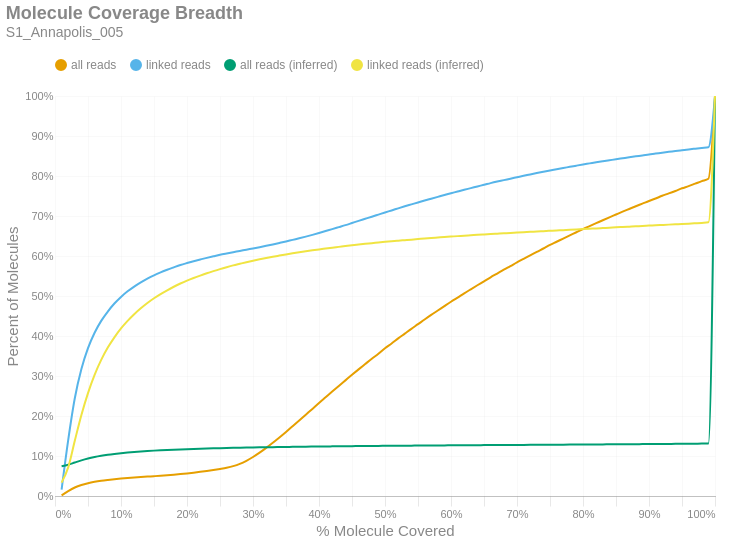

The code cell stored with this chart in its notebook:
### Markdown cell above
### Molecule Read Coverage
This chart shows molecule coverage breadth as computed by the number of bases aligned to that molecule. In other words, "*how much of each unique long molecule is actually sequenced/aligned?*" Keep in mind there is a distinction between sequences and alignments, since some sequences belonging to a particular molecule may not align well and wouldn't appear in the alignment data. This chart also shows molecule coverage breadth as computed by the *inferred fragment* from which the aligned sequences originate. Unlike read coverage, this calculation takes into account the total insert size, including unsequenced gaps between the forward and reverse reads. Like the previous figures, these are cumulative percents.

### Code cell
if SKIPLR:
    print_html(f"Skipped")
else:
    binned_df = consolidated_hist(valids['coverage_bp'], mask, 0.01, True)
    binned_df_inf = consolidated_hist(valids['coverage_inserts'], mask, 0.01, True)
    binned_df = binned_df.with_columns(pl.lit(binned_df_inf['all reads (cumsum)']).alias('all reads (inferred)'))
    binned_df = binned_df.with_columns(pl.lit(binned_df_inf['linked reads (cumsum)']).alias('linked reads (inferred)'))
    binned_df = binned_df.with_columns(
        (pl.col('bin').cast(pl.Float64) + 0.01).alias('right_edge')
    )

    with SafeRender(binned_df):
        (
            density_plot(binned_df, 'Molecule Coverage Breadth', samplename, 'molcov', ['all reads (inferred)','linked reads (inferred)'])
            .encode(
                #x=alt.X('bin:Q', title="% Molecule Covered").axis(format = '%').scale(padding=0),
                x=alt.X('right_edge:Q', title="% Molecule Covered").axis(format='%').scale(padding=0),
                y=alt.Y('value:Q', title='Percent of Molecules')
                    .axis(format='%')
                    .stack(False)
                    .scale(domainMin=0, padding=0),
                color=alt.Color("key:N").scale(domain = ["all reads", "linked reads", "all reads (inferred)", "linked reads (inferred)"]),
                tooltip = [
                    alt.Tooltip("key:N", title = "Data Type"),
                    alt.Tooltip("range_label:N", title="% Molecule Covered"),
                    alt.Tooltip("value:Q", format = ".2%", title="% Molecules")
                ]
            )
        ).display()

### Figure 1 — Vega-Lite specification as saved in the notebook (floating-point values rounded to 4 significant figures)
{"width": "container", "height": 400, "config": {"title": {"anchor": "start", "dy": -15, "fontSize": 18, "color": "#888888", "subtitleColor": "#888888", "subtitleFontSize": 14}, "arc": {"fill": "#0072B2"}, "axis": {"domainColor": "#888888", "domainWidth": 0.5, "gridWidth": 0.2, "grid": false, "titleFontWeight": 400, "titleFontSize": 15, "labelFontSize": 11, "labelColor": "#888888", "tickColor": "#888888", "tickWidth": 0.2, "titleColor": "#888888"}, "axisBand": {"grid": false}, "axisX": {"grid": true, "tickSize": 10, "domainCap": "round"}, "axisY": {"domain": false, "grid": true, "tickSize": 0, "domainCap": "round"}, "background": "transparent", "header": {"labelFontSize": 15, "labelColor": "#888888", "titleFontSize": 15, "titleFontWeight": 600, "titleColor": "#888888"}, "legend": {"labelFont": "sans-serif", "labelFontSize": 12, "labelColor": "#888888", "symbolSize": 100, "symbolType": "circle", "titleFontSize": 12, "titlePadding": 10, "titleColor": "#888888", "title": null, "orient": "top"}, "range": {"category": ["#E69F00", "#56B4E9", "#009E73", "#F0E442", "#0072B2", "#D55E00", "#CC79A7", "#000000"], "diverging": ["#cfe8f3", "#a2d4ec", "#73bfe2", "#46abdb", "#1696d2", "#12719e"]}, "area": {"fill": "#0072B2", "fillOpacity": 0.7, "line": true, "strokeOpacity": 0.7}, "line": {"color": "#0072B2", "stroke": "#0072B2", "strokeWidth": 2}, "trail": {"color": "#0072B2", "stroke": "#0072B2", "strokeWidth": 0, "size": 1}, "point": {"filled": true, "fillOpacity": 1.0, "size": 95}, "text": {"color": "#888888", "fontSize": 11, "align": "right", "fontWeight": 400, "size": 11}, "bar": {"fill": "#0072B2", "stroke": null}, "view": {"stroke": null, "continuousWidth": 660, "continuousHeight": 400}}, "data": {"name": "data-d29f66b1b6d5fde507b15461e43063cf"}, "mark": {"type": "line", "interpolate": "monotone", "point": {"opacity": 0, "size": 275}}, "encoding": {"color": {"field": "key", "scale": {"domain": ["all reads", "linked reads", "all reads (inferred)", "linked reads (inferred)"]}, "type": "nominal"}, "tooltip": [{"field": "key", "title": "Data Type", "type": "nominal"}, {"field": "range_label", "title": "% Molecule Covered", "type": "nominal"}, {"field": "value", "format": ".2%", "title": "% Molecules", "type": "quantitative"}], "x": {"axis": {"format": "%"}, "field": "right_edge", "scale": {"padding": 0}, "title": "% Molecule Covered", "type": "quantitative"}, "y": {"axis": {"format": "%"}, "field": "value", "scale": {"domainMin": 0, "padding": 0}, "stack": false, "title": "Percent of Molecules", "type": "quantitative"}}, "params": [{"name": "param_c36ac31b6afebe62", "select": {"type": "point", "fields": ["key"]}, "bind": "legend"}], "title": {"text": "Molecule Coverage Breadth", "subtitle": "S1_Annapolis_005"}, "transform": [{"fold": ["all reads (cumsum)", "linked reads (cumsum)", "all reads (inferred)", "linked reads (inferred)"]}, {"calculate": "replace(datum.key, ' (cumsum)', '')", "as": "key"}, {"filter": {"param": "param_c36ac31b6afebe62"}}], "usermeta": {"embedOptions": {"downloadFileName": "S1_Annapolis_005.molcov"}}, "$schema": "https://vega.github.io/schema/vega-lite/v6.1.0.json", "datasets": {"data-d29f66b1b6d5fde507b15461e43063cf": [{"bin": "0.0", "interval": "0.0-0.01", "all reads": 0.001619, "linked reads": 0.01605, "all reads (cumsum)": 0.001619, "linked reads (cumsum)": 0.01605, "range_label": "0.0-0.01", "all reads (inferred)": 0.07459, "linked reads (inferred)": 0.0334, "right_edge": 0.01}, {"bin": "0.01", "interval": "0.01-0.02", "all reads": 0.01061, "linked reads": 0.1236, "all reads (cumsum)": 0.01223, "linked reads (cumsum)": 0.1396, "range_label": "0.01-0.02", "all reads (inferred)": 0.07801, "linked reads (inferred)": 0.07158, "right_edge": 0.02}, {"bin": "0.02", "interval": "0.02-0.03", "all reads": 0.008942, "linked reads": 0.1046, "all reads (cumsum)": 0.02117, "linked reads (cumsum)": 0.2442, "range_label": "0.02-0.03", "all reads (inferred)": 0.08366, "linked reads (inferred)": 0.1382, "right_edge": 0.03}, {"bin": "0.03", "interval": "0.03-0.04", "all reads": 0.006316, "linked reads": 0.07304, "all reads (cumsum)": 0.02748, "linked reads (cumsum)": 0.3173, "range_label": "0.03-0.04", "all reads (inferred)": 0.08906, "linked reads (inferred)": 0.2026, "right_edge": 0.04}, {"bin": "0.04", "interval": "0.04-0.05", "all reads": 0.004518, "linked reads": 0.05219, "all reads (cumsum)": 0.032, "linked reads (cumsum)": 0.3695, "range_label": "0.04-0.05", "all reads (inferred)": 0.09367, "linked reads (inferred)": 0.2573, "right_edge": 0.05}, {"bin": "0.05", "interval": "0.05-0.06", "all reads": 0.003401, "linked reads": 0.03853, "all reads (cumsum)": 0.0354, "linked reads (cumsum)": 0.408, "range_label": "0.05-0.06", "all reads (inferred)": 0.09745, "linked reads (inferred)": 0.3027, "right_edge": 0.06}, {"bin": "0.06", "interval": "0.06-0.07", "all reads": 0.002657, "linked reads": 0.02985, "all reads (cumsum)": 0.03806, "linked reads (cumsum)": 0.4379, "range_label": "0.06-0.07", "all reads (inferred)": 0.1006, "linked reads (inferred)": 0.3402, "right_edge": 0.07}, {"bin": "0.07", "interval": "0.07-0.08", "all reads": 0.002107, "linked reads": 0.02329, "all reads (cumsum)": 0.04017, "linked reads (cumsum)": 0.4611, "range_label": "0.07-0.08", "all reads (inferred)": 0.1031, "linked reads (inferred)": 0.3709, "right_edge": 0.08}, {"bin": "0.08", "interval": "0.08-0.09", "all reads": 0.001849, "linked reads": 0.02, "all reads (cumsum)": 0.04202, "linked reads (cumsum)": 0.4812, "range_label": "0.08-0.09", "all reads (inferred)": 0.1053, "linked reads (inferred)": 0.3966, "right_edge": 0.09}, {"bin": "0.09", "interval": "0.09-0.1", "all reads": 0.001582, "linked reads": 0.01637, "all reads (cumsum)": 0.0436, "linked reads (cumsum)": 0.4975, "range_label": "0.09-0.1", "all reads (inferred)": 0.1071, "linked reads (inferred)": 0.4189, "right_edge": 0.1}, {"bin": "0.1", "interval": "0.1-0.11", "all reads": 0.001419, "linked reads": 0.01416, "all reads (cumsum)": 0.04502, "linked reads (cumsum)": 0.5117, "range_label": "0.1-0.11", "all reads (inferred)": 0.1087, "linked reads (inferred)": 0.4378, "right_edge": 0.11}, {"bin": "0.11", "interval": "0.11-0.12", "all reads": 0.001236, "linked reads": 0.01194, "all reads (cumsum)": 0.04625, "linked reads (cumsum)": 0.5236, "range_label": "0.11-0.12", "all reads (inferred)": 0.1101, "linked reads (inferred)": 0.4544, "right_edge": 0.12}, {"bin": "0.12", "interval": "0.12-0.13", "all reads": 0.001143, "linked reads": 0.01058, "all reads (cumsum)": 0.0474, "linked reads (cumsum)": 0.5342, "range_label": "0.12-0.13", "all reads (inferred)": 0.1113, "linked reads (inferred)": 0.4692, "right_edge": 0.13}, {"bin": "0.13", "interval": "0.13-0.14", "all reads": 0.00109, "linked reads": 0.00929, "all reads (cumsum)": 0.04849, "linked reads (cumsum)": 0.5435, "range_label": "0.13-0.14", "all reads (inferred)": 0.1124, "linked reads (inferred)": 0.4824, "right_edge": 0.14}, {"bin": "0.14", "interval": "0.14-0.15", "all reads": 0.001059, "linked reads": 0.008311, "all reads (cumsum)": 0.04955, "linked reads (cumsum)": 0.5518, "range_label": "0.14-0.15", "all reads (inferred)": 0.1134, "linked reads (inferred)": 0.4944, "right_edge": 0.15}, {"bin": "0.15", "interval": "0.15-0.16", "all reads": 0.001108, "linked reads": 0.007325, "all reads (cumsum)": 0.05065, "linked reads (cumsum)": 0.5591, "range_label": "0.15-0.16", "all reads (inferred)": 0.1143, "linked reads (inferred)": 0.5049, "right_edge": 0.16}, {"bin": "0.16", "interval": "0.16-0.17", "all reads": 0.00124, "linked reads": 0.0066, "all reads (cumsum)": 0.05189, "linked reads (cumsum)": 0.5657, "range_label": "0.16-0.17", "all reads (inferred)": 0.1151, "linked reads (inferred)": 0.5143, "right_edge": 0.17}, {"bin": "0.17", "interval": "0.17-0.18", "all reads": 0.001397, "linked reads": 0.005971, "all reads (cumsum)": 0.05329, "linked reads (cumsum)": 0.5717, "range_label": "0.17-0.18", "all reads (inferred)": 0.1158, "linked reads (inferred)": 0.5231, "right_edge": 0.18}, {"bin": "0.18", "interval": "0.18-0.19", "all reads": 0.001563, "linked reads": 0.005731, "all reads (cumsum)": 0.05485, "linked reads (cumsum)": 0.5774, "range_label": "0.18-0.19", "all reads (inferred)": 0.1165, "linked reads (inferred)": 0.5312, "right_edge": 0.19}, {"bin": "0.19", "interval": "0.19-0.2", "all reads": 0.001686, "linked reads": 0.004963, "all reads (cumsum)": 0.05654, "linked reads (cumsum)": 0.5824, "range_label": "0.19-0.2", "all reads (inferred)": 0.1171, "linked reads (inferred)": 0.5386, "right_edge": 0.2}, {"bin": "0.2", "interval": "0.2-0.21", "all reads": 0.001845, "linked reads": 0.004699, "all reads (cumsum)": 0.05838, "linked reads (cumsum)": 0.5871, "range_label": "0.2-0.21", "all reads (inferred)": 0.1177, "linked reads (inferred)": 0.5451, "right_edge": 0.21}, {"bin": "0.21", "interval": "0.21-0.22", "all reads": 0.002019, "linked reads": 0.004174, "all reads (cumsum)": 0.0604, "linked reads (cumsum)": 0.5913, "range_label": "0.21-0.22", "all reads (inferred)": 0.1182, "linked reads (inferred)": 0.5511, "right_edge": 0.22}, {"bin": "0.22", "interval": "0.22-0.23", "all reads": 0.002165, "linked reads": 0.00411, "all reads (cumsum)": 0.06257, "linked reads (cumsum)": 0.5954, "range_label": "0.22-0.23", "all reads (inferred)": 0.1187, "linked reads (inferred)": 0.5568, "right_edge": 0.23}, {"bin": "0.23", "interval": "0.23-0.24", "all reads": 0.002417, "linked reads": 0.003875, "all reads (cumsum)": 0.06498, "linked reads (cumsum)": 0.5992, "range_label": "0.23-0.24", "all reads (inferred)": 0.1191, "linked reads (inferred)": 0.5622, "right_edge": 0.24}, {"bin": "0.24", "interval": "0.24-0.25", "all reads": 0.002685, "linked reads": 0.003787, "all reads (cumsum)": 0.06767, "linked reads (cumsum)": 0.603, "range_label": "0.24-0.25", "all reads (inferred)": 0.1195, "linked reads (inferred)": 0.5673, "right_edge": 0.25}, {"bin": "0.25", "interval": "0.25-0.26", "all reads": 0.002982, "linked reads": 0.003321, "all reads (cumsum)": 0.07065, "linked reads (cumsum)": 0.6064, "range_label": "0.25-0.26", "all reads (inferred)": 0.1199, "linked reads (inferred)": 0.572, "right_edge": 0.26}, {"bin": "0.26", "interval": "0.26-0.27", "all reads": 0.003962, "linked reads": 0.00318, "all reads (cumsum)": 0.07461, "linked reads (cumsum)": 0.6095, "range_label": "0.26-0.27", "all reads (inferred)": 0.1203, "linked reads (inferred)": 0.5765, "right_edge": 0.27}, {"bin": "0.27", "interval": "0.27-0.28", "all reads": 0.005644, "linked reads": 0.003067, "all reads (cumsum)": 0.08026, "linked reads (cumsum)": 0.6126, "range_label": "0.27-0.28", "all reads (inferred)": 0.1207, "linked reads (inferred)": 0.5805, "right_edge": 0.28}, {"bin": "0.28", "interval": "0.28-0.29", "all reads": 0.007729, "linked reads": 0.003196, "all reads (cumsum)": 0.08799, "linked reads (cumsum)": 0.6158, "range_label": "0.28-0.29", "all reads (inferred)": 0.121, "linked reads (inferred)": 0.5845, "right_edge": 0.29}, {"bin": "0.29", "interval": "0.29-0.3", "all reads": 0.009506, "linked reads": 0.003049, "all reads (cumsum)": 0.09749, "linked reads (cumsum)": 0.6188, "range_label": "0.29-0.3", "all reads (inferred)": 0.1213, "linked reads (inferred)": 0.5882, "right_edge": 0.3}, {"bin": "0.3", "interval": "0.3-0.31", "all reads": 0.01078, "linked reads": 0.003204, "all reads (cumsum)": 0.1083, "linked reads (cumsum)": 0.6221, "range_label": "0.3-0.31", "all reads (inferred)": 0.1216, "linked reads (inferred)": 0.5917, "right_edge": 0.31}, {"bin": "0.31", "interval": "0.31-0.32", "all reads": 0.012, "linked reads": 0.003356, "all reads (cumsum)": 0.1203, "linked reads (cumsum)": 0.6254, "range_label": "0.31-0.32", "all reads (inferred)": 0.1219, "linked reads (inferred)": 0.595, "right_edge": 0.32}, {"bin": "0.32", "interval": "0.32-0.33", "all reads": 0.01283, "linked reads": 0.003517, "all reads (cumsum)": 0.1331, "linked reads (cumsum)": 0.6289, "range_label": "0.32-0.33", "all reads (inferred)": 0.1221, "linked reads (inferred)": 0.5981, "right_edge": 0.33}, {"bin": "0.33", "interval": "0.33-0.34", "all reads": 0.01335, "linked reads": 0.003621, "all reads (cumsum)": 0.1465, "linked reads (cumsum)": 0.6325, "range_label": "0.33-0.34", "all reads (inferred)": 0.1224, "linked reads (inferred)": 0.601, "right_edge": 0.34}, {"bin": "0.34", "interval": "0.34-0.35", "all reads": 0.01381, "linked reads": 0.003744, "all reads (cumsum)": 0.1603, "linked reads (cumsum)": 0.6363, "range_label": "0.34-0.35", "all reads (inferred)": 0.1226, "linked reads (inferred)": 0.6039, "right_edge": 0.35}, {"bin": "0.35", "interval": "0.35-0.36", "all reads": 0.01415, "linked reads": 0.004035, "all reads (cumsum)": 0.1744, "linked reads (cumsum)": 0.6403, "range_label": "0.35-0.36", "all reads (inferred)": 0.1229, "linked reads (inferred)": 0.6067, "right_edge": 0.36}, {"bin": "0.36", "interval": "0.36-0.37", "all reads": 0.01429, "linked reads": 0.003902, "all reads (cumsum)": 0.1887, "linked reads (cumsum)": 0.6442, "range_label": "0.36-0.37", "all reads (inferred)": 0.1231, "linked reads (inferred)": 0.6093, "right_edge": 0.37}, {"bin": "0.37", "interval": "0.37-0.38", "all reads": 0.01453, "linked reads": 0.004166, "all reads (cumsum)": 0.2032, "linked reads (cumsum)": 0.6484, "range_label": "0.37-0.38", "all reads (inferred)": 0.1233, "linked reads (inferred)": 0.6119, "right_edge": 0.38}, {"bin": "0.38", "interval": "0.38-0.39", "all reads": 0.01447, "linked reads": 0.004426, "all reads (cumsum)": 0.2177, "linked reads (cumsum)": 0.6528, "range_label": "0.38-0.39", "all reads (inferred)": 0.1235, "linked reads (inferred)": 0.6143, "right_edge": 0.39}, {"bin": "0.39", "interval": "0.39-0.4", "all reads": 0.0147, "linked reads": 0.004629, "all reads (cumsum)": 0.2324, "linked reads (cumsum)": 0.6574, "range_label": "0.39-0.4", "all reads (inferred)": 0.1237, "linked reads (inferred)": 0.6165, "right_edge": 0.4}, {"bin": "0.4", "interval": "0.4-0.41", "all reads": 0.01428, "linked reads": 0.004872, "all reads (cumsum)": 0.2467, "linked reads (cumsum)": 0.6623, "range_label": "0.4-0.41", "all reads (inferred)": 0.1239, "linked reads (inferred)": 0.6187, "right_edge": 0.41}, {"bin": "0.41", "interval": "0.41-0.42", "all reads": 0.0143, "linked reads": 0.004838, "all reads (cumsum)": 0.261, "linked reads (cumsum)": 0.6672, "range_label": "0.41-0.42", "all reads (inferred)": 0.1241, "linked reads (inferred)": 0.6208, "right_edge": 0.42}, {"bin": "0.42", "interval": "0.42-0.43", "all reads": 0.01411, "linked reads": 0.004985, "all reads (cumsum)": 0.2751, "linked reads (cumsum)": 0.6721, "range_label": "0.42-0.43", "all reads (inferred)": 0.1243, "linked reads (inferred)": 0.6228, "right_edge": 0.43}, {"bin": "0.43", "interval": "0.43-0.44", "all reads": 0.01396, "linked reads": 0.004985, "all reads (cumsum)": 0.2891, "linked reads (cumsum)": 0.6771, "range_label": "0.43-0.44", "all reads (inferred)": 0.1245, "linked reads (inferred)": 0.6249, "right_edge": 0.44}, {"bin": "0.44", "interval": "0.44-0.45", "all reads": 0.01394, "linked reads": 0.005359, "all reads (cumsum)": 0.303, "linked reads (cumsum)": 0.6825, "range_label": "0.44-0.45", "all reads (inferred)": 0.1246, "linked reads (inferred)": 0.6268, "right_edge": 0.45}, {"bin": "0.45", "interval": "0.45-0.46", "all reads": 0.01356, "linked reads": 0.005423, "all reads (cumsum)": 0.3166, "linked reads (cumsum)": 0.6879, "range_label": "0.45-0.46", "all reads (inferred)": 0.1248, "linked reads (inferred)": 0.6286, "right_edge": 0.46}, {"bin": "0.46", "interval": "0.46-0.47", "all reads": 0.01332, "linked reads": 0.00515, "all reads (cumsum)": 0.3299, "linked reads (cumsum)": 0.6931, "range_label": "0.46-0.47", "all reads (inferred)": 0.125, "linked reads (inferred)": 0.6304, "right_edge": 0.47}, {"bin": "0.47", "interval": "0.47-0.48", "all reads": 0.01328, "linked reads": 0.005161, "all reads (cumsum)": 0.3431, "linked reads (cumsum)": 0.6982, "range_label": "0.47-0.48", "all reads (inferred)": 0.1251, "linked reads (inferred)": 0.632, "right_edge": 0.48}, {"bin": "0.48", "interval": "0.48-0.49", "all reads": 0.01255, "linked reads": 0.00533, "all reads (cumsum)": 0.3557, "linked reads (cumsum)": 0.7035, "range_label": "0.48-0.49", "all reads (inferred)": 0.1253, "linked reads (inferred)": 0.6337, "right_edge": 0.49}, {"bin": "0.49", "interval": "0.49-0.5", "all reads": 0.01378, "linked reads": 0.005335, "all reads (cumsum)": 0.3695, "linked reads (cumsum)": 0.7089, "range_label": "0.49-0.5", "all reads (inferred)": 0.1254, "linked reads (inferred)": 0.6353, "right_edge": 0.5}, {"bin": "0.5", "interval": "0.5-0.51", "all reads": 0.01164, "linked reads": 0.005025, "all reads (cumsum)": 0.3811, "linked reads (cumsum)": 0.7139, "range_label": "0.5-0.51", "all reads (inferred)": 0.1255, "linked reads (inferred)": 0.6369, "right_edge": 0.51}, {"bin": "0.51", "interval": "0.51-0.52", "all reads": 0.01282, "linked reads": 0.005244, "all reads (cumsum)": 0.3939, "linked reads (cumsum)": 0.7192, "range_label": "0.51-0.52", "all reads (inferred)": 0.1257, "linked reads (inferred)": 0.6382, "right_edge": 0.52}, {"bin": "0.52", "interval": "0.52-0.53", "all reads": 0.012, "linked reads": 0.005097, "all reads (cumsum)": 0.4059, "linked reads (cumsum)": 0.7242, "range_label": "0.52-0.53", "all reads (inferred)": 0.1258, "linked reads (inferred)": 0.6395, "right_edge": 0.53}, {"bin": "0.53", "interval": "0.53-0.54", "all reads": 0.012, "linked reads": 0.004843, "all reads (cumsum)": 0.418, "linked reads (cumsum)": 0.7291, "range_label": "0.53-0.54", "all reads (inferred)": 0.1259, "linked reads (inferred)": 0.6409, "right_edge": 0.54}, {"bin": "0.54", "interval": "0.54-0.55", "all reads": 0.01159, "linked reads": 0.004856, "all reads (cumsum)": 0.4295, "linked reads (cumsum)": 0.7339, "range_label": "0.54-0.55", "all reads (inferred)": 0.1261, "linked reads (inferred)": 0.6423, "right_edge": 0.55}, {"bin": "0.55", "interval": "0.55-0.56", "all reads": 0.0118, "linked reads": 0.0048, "all reads (cumsum)": 0.4413, "linked reads (cumsum)": 0.7387, "range_label": "0.55-0.56", "all reads (inferred)": 0.1262, "linked reads (inferred)": 0.6437, "right_edge": 0.56}, {"bin": "0.56", "interval": "0.56-0.57", "all reads": 0.01138, "linked reads": 0.004565, "all reads (cumsum)": 0.4527, "linked reads (cumsum)": 0.7433, "range_label": "0.56-0.57", "all reads (inferred)": 0.1263, "linked reads (inferred)": 0.645, "right_edge": 0.57}, {"bin": "0.57", "interval": "0.57-0.58", "all reads": 0.011, "linked reads": 0.004551, "all reads (cumsum)": 0.4637, "linked reads (cumsum)": 0.7479, "range_label": "0.57-0.58", "all reads (inferred)": 0.1264, "linked reads (inferred)": 0.6462, "right_edge": 0.58}, {"bin": "0.58", "interval": "0.58-0.59", "all reads": 0.01108, "linked reads": 0.004541, "all reads (cumsum)": 0.4748, "linked reads (cumsum)": 0.7524, "range_label": "0.58-0.59", "all reads (inferred)": 0.1265, "linked reads (inferred)": 0.6475, "right_edge": 0.59}, {"bin": "0.59", "interval": "0.59-0.6", "all reads": 0.01089, "linked reads": 0.00437, "all reads (cumsum)": 0.4857, "linked reads (cumsum)": 0.7568, "range_label": "0.59-0.6", "all reads (inferred)": 0.1267, "linked reads (inferred)": 0.6486, "right_edge": 0.6}, {"bin": "0.6", "interval": "0.6-0.61", "all reads": 0.01033, "linked reads": 0.004458, "all reads (cumsum)": 0.496, "linked reads (cumsum)": 0.7612, "range_label": "0.6-0.61", "all reads (inferred)": 0.1268, "linked reads (inferred)": 0.6497, "right_edge": 0.61}, {"bin": "0.61", "interval": "0.61-0.62", "all reads": 0.01058, "linked reads": 0.00437, "all reads (cumsum)": 0.5066, "linked reads (cumsum)": 0.7656, "range_label": "0.61-0.62", "all reads (inferred)": 0.1269, "linked reads (inferred)": 0.6509, "right_edge": 0.62}, {"bin": "0.62", "interval": "0.62-0.63", "all reads": 0.01019, "linked reads": 0.004086, "all reads (cumsum)": 0.5168, "linked reads (cumsum)": 0.7697, "range_label": "0.62-0.63", "all reads (inferred)": 0.127, "linked reads (inferred)": 0.6519, "right_edge": 0.63}, {"bin": "0.63", "interval": "0.63-0.64", "all reads": 0.01007, "linked reads": 0.004228, "all reads (cumsum)": 0.5269, "linked reads (cumsum)": 0.7739, "range_label": "0.63-0.64", "all reads (inferred)": 0.1271, "linked reads (inferred)": 0.653, "right_edge": 0.64}, {"bin": "0.64", "interval": "0.64-0.65", "all reads": 0.009825, "linked reads": 0.004067, "all reads (cumsum)": 0.5367, "linked reads (cumsum)": 0.778, "range_label": "0.64-0.65", "all reads (inferred)": 0.1272, "linked reads (inferred)": 0.654, "right_edge": 0.65}, {"bin": "0.65", "interval": "0.65-0.66", "all reads": 0.0101, "linked reads": 0.004249, "all reads (cumsum)": 0.5468, "linked reads (cumsum)": 0.7822, "range_label": "0.65-0.66", "all reads (inferred)": 0.1273, "linked reads (inferred)": 0.655, "right_edge": 0.66}, {"bin": "0.66", "interval": "0.66-0.67", "all reads": 0.009375, "linked reads": 0.003867, "all reads (cumsum)": 0.5562, "linked reads (cumsum)": 0.7861, "range_label": "0.66-0.67", "all reads (inferred)": 0.1274, "linked reads (inferred)": 0.6559, "right_edge": 0.67}, {"bin": "0.67", "interval": "0.67-0.68", "all reads": 0.009507, "linked reads": 0.003557, "all reads (cumsum)": 0.5657, "linked reads (cumsum)": 0.7897, "range_label": "0.67-0.68", "all reads (inferred)": 0.1275, "linked reads (inferred)": 0.6568, "right_edge": 0.68}, {"bin": "0.68", "interval": "0.68-0.69", "all reads": 0.009089, "linked reads": 0.003704, "all reads (cumsum)": 0.5747, "linked reads (cumsum)": 0.7934, "range_label": "0.68-0.69", "all reads (inferred)": 0.1276, "linked reads (inferred)": 0.6577, "right_edge": 0.69}, {"bin": "0.69", "interval": "0.69-0.7", "all reads": 0.009263, "linked reads": 0.003551, "all reads (cumsum)": 0.584, "linked reads (cumsum)": 0.7969, "range_label": "0.69-0.7", "all reads (inferred)": 0.1277, "linked reads (inferred)": 0.6587, "right_edge": 0.7}, {"bin": "0.7", "interval": "0.7-0.71", "all reads": 0.008821, "linked reads": 0.003594, "all reads (cumsum)": 0.5928, "linked reads (cumsum)": 0.8005, "range_label": "0.7-0.71", "all reads (inferred)": 0.1278, "linked reads (inferred)": 0.6596, "right_edge": 0.71}, {"bin": "0.71", "interval": "0.71-0.72", "all reads": 0.008729, "linked reads": 0.003319, "all reads (cumsum)": 0.6016, "linked reads (cumsum)": 0.8038, "range_label": "0.71-0.72", "all reads (inferred)": 0.1279, "linked reads (inferred)": 0.6604, "right_edge": 0.72}, {"bin": "0.72", "interval": "0.72-0.73", "all reads": 0.008741, "linked reads": 0.003508, "all reads (cumsum)": 0.6103, "linked reads (cumsum)": 0.8073, "range_label": "0.72-0.73", "all reads (inferred)": 0.128, "linked reads (inferred)": 0.6613, "right_edge": 0.73}, {"bin": "0.73", "interval": "0.73-0.74", "all reads": 0.008452, "linked reads": 0.003303, "all reads (cumsum)": 0.6188, "linked reads (cumsum)": 0.8106, "range_label": "0.73-0.74", "all reads (inferred)": 0.1281, "linked reads (inferred)": 0.6622, "right_edge": 0.74}, {"bin": "0.74", "interval": "0.74-0.75", "all reads": 0.008842, "linked reads": 0.003204, "all reads (cumsum)": 0.6276, "linked reads (cumsum)": 0.8138, "range_label": "0.74-0.75", "all reads (inferred)": 0.1282, "linked reads (inferred)": 0.663, "right_edge": 0.75}, {"bin": "0.75", "interval": "0.75-0.76", "all reads": 0.00797, "linked reads": 0.003057, "all reads (cumsum)": 0.6356, "linked reads (cumsum)": 0.8169, "range_label": "0.75-0.76", "all reads (inferred)": 0.1283, "linked reads (inferred)": 0.6638, "right_edge": 0.76}, {"bin": "0.76", "interval": "0.76-0.77", "all reads": 0.00804, "linked reads": 0.003113, "all reads (cumsum)": 0.6436, "linked reads (cumsum)": 0.82, "range_label": "0.76-0.77", "all reads (inferred)": 0.1284, "linked reads (inferred)": 0.6646, "right_edge": 0.77}, {"bin": "0.77", "interval": "0.77-0.78", "all reads": 0.007941, "linked reads": 0.002864, "all reads (cumsum)": 0.6515, "linked reads (cumsum)": 0.8229, "range_label": "0.77-0.78", "all reads (inferred)": 0.1285, "linked reads (inferred)": 0.6655, "right_edge": 0.78}, {"bin": "0.78", "interval": "0.78-0.79", "all reads": 0.007759, "linked reads": 0.002998, "all reads (cumsum)": 0.6593, "linked reads (cumsum)": 0.8259, "range_label": "0.78-0.79", "all reads (inferred)": 0.1286, "linked reads (inferred)": 0.6663, "right_edge": 0.79}, {"bin": "0.79", "interval": "0.79-0.8", "all reads": 0.008029, "linked reads": 0.002918, "all reads (cumsum)": 0.6673, "linked reads (cumsum)": 0.8288, "range_label": "0.79-0.8", "all reads (inferred)": 0.1287, "linked reads (inferred)": 0.6673, "right_edge": 0.8}, {"bin": "0.8", "interval": "0.8-0.81", "all reads": 0.00731, "linked reads": 0.00276, "all reads (cumsum)": 0.6746, "linked reads (cumsum)": 0.8315, "range_label": "0.8-0.81", "all reads (inferred)": 0.1288, "linked reads (inferred)": 0.6681, "right_edge": 0.81}, {"bin": "0.81", "interval": "0.81-0.82", "all reads": 0.007379, "linked reads": 0.002808, "all reads (cumsum)": 0.682, "linked reads (cumsum)": 0.8344, "range_label": "0.81-0.82", "all reads (inferred)": 0.1289, "linked reads (inferred)": 0.6689, "right_edge": 0.82}, {"bin": "0.82", "interval": "0.82-0.83", "all reads": 0.007427, "linked reads": 0.002559, "all reads (cumsum)": 0.6895, "linked reads (cumsum)": 0.8369, "range_label": "0.82-0.83", "all reads (inferred)": 0.129, "linked reads (inferred)": 0.6698, "right_edge": 0.83}, {"bin": "0.83", "interval": "0.83-0.84", "all reads": 0.007239, "linked reads": 0.002439, "all reads (cumsum)": 0.6967, "linked reads (cumsum)": 0.8394, "range_label": "0.83-0.84", "all reads (inferred)": 0.1292, "linked reads (inferred)": 0.6707, "right_edge": 0.84}, {"bin": "0.84", "interval": "0.84-0.85", "all reads": 0.00703, "linked reads": 0.002409, "all reads (cumsum)": 0.7037, "linked reads (cumsum)": 0.8418, "range_label": "0.84-0.85", "all reads (inferred)": 0.1293, "linked reads (inferred)": 0.6717, "right_edge": 0.85}, {"bin": "0.85", "interval": "0.85-0.86", "all reads": 0.007026, "linked reads": 0.002522, "all reads (cumsum)": 0.7107, "linked reads (cumsum)": 0.8443, "range_label": "0.85-0.86", "all reads (inferred)": 0.1294, "linked reads (inferred)": 0.6725, "right_edge": 0.86}, {"bin": "0.86", "interval": "0.86-0.87", "all reads": 0.006804, "linked reads": 0.00253, "all reads (cumsum)": 0.7175, "linked reads (cumsum)": 0.8468, "range_label": "0.86-0.87", "all reads (inferred)": 0.1295, "linked reads (inferred)": 0.6734, "right_edge": 0.87}, {"bin": "0.87", "interval": "0.87-0.88", "all reads": 0.006815, "linked reads": 0.002409, "all reads (cumsum)": 0.7244, "linked reads (cumsum)": 0.8492, "range_label": "0.87-0.88", "all reads (inferred)": 0.1296, "linked reads (inferred)": 0.6742, "right_edge": 0.88}, {"bin": "0.88", "interval": "0.88-0.89", "all reads": 0.006585, "linked reads": 0.002257, "all reads (cumsum)": 0.7309, "linked reads (cumsum)": 0.8515, "range_label": "0.88-0.89", "all reads (inferred)": 0.1297, "linked reads (inferred)": 0.6752, "right_edge": 0.89}, {"bin": "0.89", "interval": "0.89-0.9", "all reads": 0.006693, "linked reads": 0.002471, "all reads (cumsum)": 0.7376, "linked reads (cumsum)": 0.854, "range_label": "0.89-0.9", "all reads (inferred)": 0.1299, "linked reads (inferred)": 0.676, "right_edge": 0.9}, {"bin": "0.9", "interval": "0.9-0.91", "all reads": 0.006145, "linked reads": 0.002113, "all reads (cumsum)": 0.7438, "linked reads (cumsum)": 0.8561, "range_label": "0.9-0.91", "all reads (inferred)": 0.13, "linked reads (inferred)": 0.6768, "right_edge": 0.91}, {"bin": "0.91", "interval": "0.91-0.92", "all reads": 0.006783, "linked reads": 0.0023, "all reads (cumsum)": 0.7506, "linked reads (cumsum)": 0.8584, "range_label": "0.91-0.92", "all reads (inferred)": 0.1301, "linked reads (inferred)": 0.6776, "right_edge": 0.92}, {"bin": "0.92", "interval": "0.92-0.93", "all reads": 0.005843, "linked reads": 0.002024, "all reads (cumsum)": 0.7564, "linked reads (cumsum)": 0.8604, "range_label": "0.92-0.93", "all reads (inferred)": 0.1302, "linked reads (inferred)": 0.6784, "right_edge": 0.93}, {"bin": "0.93", "interval": "0.93-0.94", "all reads": 0.006216, "linked reads": 0.001957, "all reads (cumsum)": 0.7626, "linked reads (cumsum)": 0.8623, "range_label": "0.93-0.94", "all reads (inferred)": 0.1304, "linked reads (inferred)": 0.6792, "right_edge": 0.94}, {"bin": "0.94", "interval": "0.94-0.95", "all reads": 0.006597, "linked reads": 0.002024, "all reads (cumsum)": 0.7692, "linked reads (cumsum)": 0.8644, "range_label": "0.94-0.95", "all reads (inferred)": 0.1305, "linked reads (inferred)": 0.68, "right_edge": 0.95}, {"bin": "0.95", "interval": "0.95-0.96", "all reads": 0.005358, "linked reads": 0.002038, "all reads (cumsum)": 0.7746, "linked reads (cumsum)": 0.8664, "range_label": "0.95-0.96", "all reads (inferred)": 0.1306, "linked reads (inferred)": 0.6808, "right_edge": 0.96}, {"bin": "0.96", "interval": "0.96-0.97", "all reads": 0.006283, "linked reads": 0.001864, "all reads (cumsum)": 0.7809, "linked reads (cumsum)": 0.8683, "range_label": "0.96-0.97", "all reads (inferred)": 0.1308, "linked reads (inferred)": 0.6818, "right_edge": 0.97}, {"bin": "0.97", "interval": "0.97-0.98", "all reads": 0.006347, "linked reads": 0.001821, "all reads (cumsum)": 0.7872, "linked reads (cumsum)": 0.8701, "range_label": "0.97-0.98", "all reads (inferred)": 0.131, "linked reads (inferred)": 0.6828, "right_edge": 0.98}, {"bin": "0.98", "interval": "0.98-0.99", "all reads": 0.005839, "linked reads": 0.001754, "all reads (cumsum)": 0.7931, "linked reads (cumsum)": 0.8718, "range_label": "0.98-0.99", "all reads (inferred)": 0.1312, "linked reads (inferred)": 0.6841, "right_edge": 0.99}, {"bin": "0.99", "interval": "0.99-1.0", "all reads": 0.2069, "linked reads": 0.1282, "all reads (cumsum)": 1.0, "linked reads (cumsum)": 1.0, "range_label": "0.99-1.0", "all reads (inferred)": 1.0, "linked reads (inferred)": 1.0, "right_edge": 1.0}]}}
